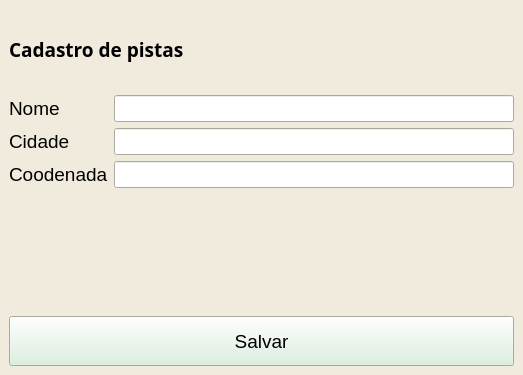
<?xml version="1.0" encoding="UTF-8"?>
<ui version="4.0">
 <class>MainWindow</class>
 <widget class="QMainWindow" name="MainWindow">
  <property name="geometry">
   <rect>
    <x>0</x>
    <y>0</y>
    <width>523</width>
    <height>375</height>
   </rect>
  </property>
  <property name="palette">
   <palette>
    <active>
     <colorrole role="Button">
      <brush brushstyle="SolidPattern">
       <color alpha="255">
        <red>216</red>
        <green>240</green>
        <blue>221</blue>
       </color>
      </brush>
     </colorrole>
     <colorrole role="Base">
      <brush brushstyle="SolidPattern">
       <color alpha="255">
        <red>255</red>
        <green>255</green>
        <blue>255</blue>
       </color>
      </brush>
     </colorrole>
     <colorrole role="Window">
      <brush brushstyle="SolidPattern">
       <color alpha="255">
        <red>240</red>
        <green>235</green>
        <blue>221</blue>
       </color>
      </brush>
     </colorrole>
     <colorrole role="Highlight">
      <brush brushstyle="SolidPattern">
       <color alpha="255">
        <red>196</red>
        <green>225</green>
        <blue>255</blue>
       </color>
      </brush>
     </colorrole>
    </active>
    <inactive>
     <colorrole role="Button">
      <brush brushstyle="SolidPattern">
       <color alpha="255">
        <red>216</red>
        <green>240</green>
        <blue>221</blue>
       </color>
      </brush>
     </colorrole>
     <colorrole role="Base">
      <brush brushstyle="SolidPattern">
       <color alpha="255">
        <red>255</red>
        <green>255</green>
        <blue>255</blue>
       </color>
      </brush>
     </colorrole>
     <colorrole role="Window">
      <brush brushstyle="SolidPattern">
       <color alpha="255">
        <red>240</red>
        <green>235</green>
        <blue>221</blue>
       </color>
      </brush>
     </colorrole>
     <colorrole role="Highlight">
      <brush brushstyle="SolidPattern">
       <color alpha="255">
        <red>196</red>
        <green>225</green>
        <blue>255</blue>
       </color>
      </brush>
     </colorrole>
    </inactive>
    <disabled>
     <colorrole role="Button">
      <brush brushstyle="SolidPattern">
       <color alpha="255">
        <red>216</red>
        <green>240</green>
        <blue>221</blue>
       </color>
      </brush>
     </colorrole>
     <colorrole role="Base">
      <brush brushstyle="SolidPattern">
       <color alpha="255">
        <red>240</red>
        <green>235</green>
        <blue>221</blue>
       </color>
      </brush>
     </colorrole>
     <colorrole role="Window">
      <brush brushstyle="SolidPattern">
       <color alpha="255">
        <red>240</red>
        <green>235</green>
        <blue>221</blue>
       </color>
      </brush>
     </colorrole>
     <colorrole role="Highlight">
      <brush brushstyle="SolidPattern">
       <color alpha="255">
        <red>51</red>
        <green>153</green>
        <blue>255</blue>
       </color>
      </brush>
     </colorrole>
    </disabled>
   </palette>
  </property>
  <property name="windowTitle">
   <string>Cadatro de pistas</string>
  </property>
  <property name="windowIcon">
   <iconset>
    <normaloff>img/runway.png</normaloff>img/runway.png</iconset>
  </property>
  <widget class="QWidget" name="centralwidget">
   <layout class="QVBoxLayout" name="verticalLayout">
    <item>
     <widget class="QLabel" name="label">
      <property name="maximumSize">
       <size>
        <width>16777215</width>
        <height>80</height>
       </size>
      </property>
      <property name="font">
       <font>
        <family>Book Antiqua</family>
        <pointsize>14</pointsize>
        <weight>75</weight>
        <bold>true</bold>
       </font>
      </property>
      <property name="text">
       <string>Cadastro de pistas</string>
      </property>
     </widget>
    </item>
    <item>
     <layout class="QFormLayout" name="formLayout">
      <item row="0" column="0">
       <widget class="QLabel" name="labelNome">
        <property name="font">
         <font>
          <pointsize>14</pointsize>
         </font>
        </property>
        <property name="locale">
         <locale language="Portuguese" country="Brazil"/>
        </property>
        <property name="text">
         <string>Nome</string>
        </property>
       </widget>
      </item>
      <item row="0" column="1">
       <widget class="QLineEdit" name="lineEdit">
        <property name="font">
         <font>
          <pointsize>12</pointsize>
         </font>
        </property>
       </widget>
      </item>
      <item row="1" column="0">
       <widget class="QLabel" name="labelCidade">
        <property name="font">
         <font>
          <pointsize>14</pointsize>
         </font>
        </property>
        <property name="locale">
         <locale language="Portuguese" country="Brazil"/>
        </property>
        <property name="text">
         <string>Cidade</string>
        </property>
       </widget>
      </item>
      <item row="1" column="1">
       <widget class="QLineEdit" name="lineEdit_2">
        <property name="font">
         <font>
          <pointsize>12</pointsize>
         </font>
        </property>
       </widget>
      </item>
      <item row="2" column="0">
       <widget class="QLabel" name="labelDoseMin">
        <property name="font">
         <font>
          <pointsize>14</pointsize>
         </font>
        </property>
        <property name="locale">
         <locale language="Portuguese" country="Brazil"/>
        </property>
        <property name="text">
         <string>Coodenada</string>
        </property>
       </widget>
      </item>
      <item row="2" column="1">
       <widget class="QLineEdit" name="lineEdit_3">
        <property name="font">
         <font>
          <pointsize>12</pointsize>
         </font>
        </property>
       </widget>
      </item>
     </layout>
    </item>
    <item>
     <widget class="QPushButton" name="pushSave">
      <property name="sizePolicy">
       <sizepolicy hsizetype="Preferred" vsizetype="Fixed">
        <horstretch>0</horstretch>
        <verstretch>0</verstretch>
       </sizepolicy>
      </property>
      <property name="minimumSize">
       <size>
        <width>0</width>
        <height>50</height>
       </size>
      </property>
      <property name="maximumSize">
       <size>
        <width>600</width>
        <height>16777215</height>
       </size>
      </property>
      <property name="font">
       <font>
        <pointsize>14</pointsize>
       </font>
      </property>
      <property name="text">
       <string>Salvar</string>
      </property>
     </widget>
    </item>
   </layout>
  </widget>
 </widget>
 <resources/>
 <connections/>
</ui>
